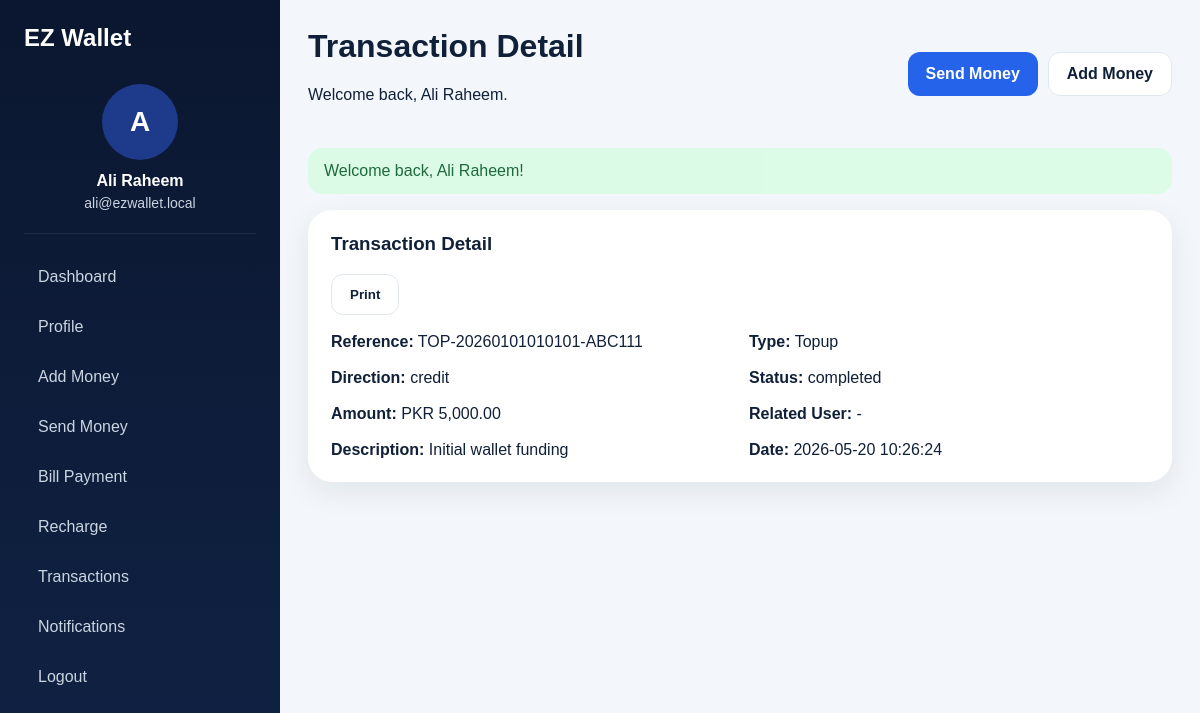
/public/index.php?route=transaction/detail&id=1 (signed in), run on the app's committed database.
### tables this page shows
CREATE TABLE wallets (id INT AUTO_INCREMENT PRIMARY KEY,user_id INT NOT NULL UNIQUE,balance DECIMAL(12,2) NOT NULL DEFAULT 0.00,created_at DATETIME NOT NULL,updated_at DATETIME NOT NULL,CONSTRAINT fk_wallet_user FOREIGN KEY (user_id) REFERENCES users(id) ON DELETE CASCADE);

CREATE TABLE users (id INT AUTO_INCREMENT PRIMARY KEY,name VARCHAR(120) NOT NULL,username VARCHAR(80) NOT NULL UNIQUE,email VARCHAR(150) NOT NULL UNIQUE,phone VARCHAR(30) NOT NULL,password_hash VARCHAR(255) NOT NULL,role ENUM('admin','user') NOT NULL DEFAULT 'user',status ENUM('active','inactive') NOT NULL DEFAULT 'active',avatar VARCHAR(255) NULL,created_at DATETIME NOT NULL,updated_at DATETIME NOT NULL);

CREATE TABLE transactions (id INT AUTO_INCREMENT PRIMARY KEY,reference_no VARCHAR(60) NOT NULL,user_id INT NOT NULL,related_user_id INT NULL,type ENUM('topup','transfer','bill_payment','recharge') NOT NULL,direction ENUM('credit','debit') NOT NULL,amount DECIMAL(12,2) NOT NULL,fee DECIMAL(12,2) NOT NULL DEFAULT 0.00,description VARCHAR(255) NULL,status ENUM('pending','completed','failed') NOT NULL DEFAULT 'completed',created_at DATETIME NOT NULL,INDEX idx_transaction_user (user_id),INDEX idx_reference (reference_no),CONSTRAINT fk_transaction_user FOREIGN KEY (user_id) REFERENCES users(id) ON DELETE CASCADE,CONSTRAINT fk_transaction_related_user FOREIGN KEY (related_user_id) REFERENCES users(id) ON DELETE SET NULL);

### controllers/BaseController.php (called while the page is built, shortened)
<?php
abstract class BaseController
{
    protected function view(string $view, array $data = [], string $layout = 'app'): void
    {
        extract($data);
        $layoutFile = __DIR__ . '/../views/layouts/' . $layout . '.php';
        require $layoutFile;
    }
}

### controllers/UserController.php (called while the page is built, shortened)
<?php
class UserController extends BaseController
{
    public function transactionDetail(): void
    {
        require_login(); $id=(int)($_GET['id'] ?? 0); $transaction=(new Transaction())->findByIdForUser($id,(int)auth_user()['id']); if (!$transaction) { flash('error','Transaction not found.'); redirect('index.php?route=transactions'); }
        $this->view('user/transaction_detail', ['title'=>'Transaction Detail','transaction'=>$transaction], 'dashboard');
    }
}

### public/index.php (called while the page is built, shortened)
<?php
require_once __DIR__ . '/../routes/web.php';
$route = $_GET['route'] ?? 'home';
[$controllerClass, $method] = $routes[$route];
$controller = new $controllerClass();
$controller->$method();

### models/BaseModel.php (called while the page is built, shortened)
<?php
abstract class BaseModel
{
    public function __construct()
    {
        $this->db = Database::getInstance();
    }
}

### config/database.php (called while the page is built)
<?php
class Database
{
    private static ?PDO $instance = null;
    public static function getInstance(): PDO
    {
        if (self::$instance === null) {
            $config = require __DIR__ . '/app.php';
            $db = $config['db'];
            $dsn = sprintf(
                'mysql:host=%s;port=%s;dbname=%s;charset=%s',
                $db['host'],
                $db['port'],
                $db['database'],
                $db['charset']
            );
            self::$instance = new PDO($dsn, $db['username'], $db['password'], [
                PDO::ATTR_ERRMODE => PDO::ERRMODE_EXCEPTION,
                PDO::ATTR_DEFAULT_FETCH_MODE => PDO::FETCH_ASSOC,
                PDO::ATTR_EMULATE_PREPARES => false,
            ]);
        }
        return self::$instance;
    }
}

### models/User.php (called while the page is built, shortened)
<?php
class User extends BaseModel
{
    public function findById(int $id): ?array
    {
        $stmt = $this->db->prepare("SELECT u.*, w.balance FROM users u LEFT JOIN wallets w ON w.user_id=u.id WHERE u.id=?");
        $stmt->execute([$id]);
        return $stmt->fetch() ?: null;
    }
}

### includes/auth.php (called while the page is built, shortened)
<?php
function auth_user(): ?array
{
    if (!empty($_SESSION['user_id'])) {
        return (new User())->findById((int)$_SESSION['user_id']);
    }
    return null;
}

### includes/helpers.php (called while the page is built, shortened)
<?php
function app_config(): array
{
    static $config = null;
    if ($config === null) {
        $config = require __DIR__ . '/../config/app.php';
    }
    return $config;
}
function base_url(string $path = ''): string
{
    $base = rtrim(app_config()['base_path'], '/');
    $path = ltrim($path, '/');
    return $base . ($path ? '/' . $path : '');
}
function e(?string $value): string
{
    return htmlspecialchars((string)$value, ENT_QUOTES, 'UTF-8');
}
function money(float $amount): string
{
    return app_config()['currency'] . ' ' . number_format($amount, 2);
}
function current_route(): string
{
    return $_GET['route'] ?? 'home';
}
function route_is(string $route): bool
{
    return current_route() === $route;
}

### config/app.php (called while the page is built)
<?php
return [
    'app_name' => 'EZ Wallet Secure Financial Transaction',
    'base_path' => '/ez_wallet_secure/public',
    'db' => [
        'host' => '127.0.0.1',
        'port' => '3306',
        'database' => 'ez_wallet_secure',
        'username' => 'root',
        'password' => '',
        'charset' => 'utf8mb4',
    ],
    'currency' => 'PKR',
    'upload_dir' => dirname(__DIR__) . '/uploads/avatars',
    'max_upload_size' => 2097152,
];

### models/Transaction.php (called while the page is built, shortened)
<?php
class Transaction extends BaseModel
{
    public function findByIdForUser(int $id, int $userId): ?array
    {
        $stmt=$this->db->prepare("SELECT t.*, u.name AS related_name, u.email AS related_email FROM transactions t LEFT JOIN users u ON u.id=t.related_user_id WHERE t.id=? AND t.user_id=?");
        $stmt->execute([$id,$userId]); return $stmt->fetch() ?: null;
    }
}

### views/user/transaction_detail.php (the view)
<div class="card print-card"><div class="card-head between"><h3>Transaction Detail</h3><button onclick="window.print()" class="btn btn-outline">Print</button></div><div class="detail-grid"><div><strong>Reference:</strong> <?= e($transaction['reference_no']) ?></div><div><strong>Type:</strong> <?= e(ucwords(str_replace('_', ' ', $transaction['type']))) ?></div><div><strong>Direction:</strong> <?= e($transaction['direction']) ?></div><div><strong>Status:</strong> <?= e($transaction['status']) ?></div><div><strong>Amount:</strong> <?= money((float)$transaction['amount']) ?></div><div><strong>Related User:</strong> <?= e($transaction['related_name'] ?? '-') ?></div><div><strong>Description:</strong> <?= e($transaction['description'] ?? '-') ?></div><div><strong>Date:</strong> <?= e($transaction['created_at']) ?></div></div></div>

### views/partials/sidebar.php
<?php $auth = auth_user(); ?><aside class="sidebar"><div class="sidebar-brand">EZ Wallet</div><div class="sidebar-user"><div class="avatar-circle"><?php if (!empty($auth['avatar'])): ?><img src="<?= base_url('../uploads/avatars/' . $auth['avatar']) ?>" alt="Avatar" class="avatar-img"><?php else: ?><span><?= strtoupper(substr($auth['name'], 0, 1)) ?></span><?php endif; ?></div><h4><?= e($auth['name']) ?></h4><p><?= e($auth['email']) ?></p></div><nav class="sidebar-nav"><a href="<?= base_url('index.php?route=dashboard') ?>" class="<?= route_is('dashboard') ? 'active' : '' ?>">Dashboard</a><a href="<?= base_url('index.php?route=profile') ?>" class="<?= route_is('profile') ? 'active' : '' ?>">Profile</a><a href="<?= base_url('index.php?route=wallet/add-money') ?>">Add Money</a><a href="<?= base_url('index.php?route=wallet/send-money') ?>">Send Money</a><a href="<?= base_url('index.php?route=wallet/bill-payment') ?>">Bill Payment</a><a href="<?= base_url('index.php?route=wallet/recharge') ?>">Recharge</a><a href="<?= base_url('index.php?route=transactions') ?>">Transactions</a><a href="<?= base_url('index.php?route=notifications') ?>">Notifications</a><a href="<?= base_url('index.php?route=logout') ?>">Logout</a></nav></aside>

### views/partials/dashboard_header.php
<?php $auth = auth_user(); ?><header class="dashboard-header"><div><h1><?= e($title ?? 'Dashboard') ?></h1><p>Welcome back, <?= e($auth['name']) ?>.</p></div><div class="header-actions"><?php if ($auth['role'] === 'user'): ?><a href="<?= base_url('index.php?route=wallet/send-money') ?>" class="btn btn-primary">Send Money</a><a href="<?= base_url('index.php?route=wallet/add-money') ?>" class="btn btn-outline">Add Money</a><?php else: ?><a href="<?= base_url('index.php?route=admin/reports') ?>" class="btn btn-primary">View Reports</a><?php endif; ?></div></header>

### assets/css/app.css (style rules this page uses)
:root { --bg:#07111f;--bg2:#0c1b31;--text:#102038;--muted:#64748b;--primary:#2563eb;--primary2:#1d4ed8;--success:#15803d;--danger:#dc2626;--border:#e2e8f0 }
* { box-sizing:border-box }
body { margin:0;font-family:Arial,Helvetica,sans-serif;color:var(--text);background:#f3f7fb }
a { text-decoration:none;color:var(--primary) }
h1,h2,h3,h4,p { margin-top:0 }
.between { justify-content:space-between }
.btn { display:inline-flex;align-items:center;justify-content:center;padding:12px 18px;border-radius:12px;border:none;cursor:pointer;font-weight:700 }
.btn-primary { background:var(--primary);color:#fff }
.btn-outline { background:#fff;border:1px solid var(--border);color:var(--text) }
.glass-card,.card,.info-card,.auth-card,.form-card,.stat-card { background:#fff;border:1px solid rgba(255,255,255,.4);border-radius:24px;box-shadow:0 10px 30px rgba(15,23,42,.08) }
.sidebar { background:linear-gradient(180deg,#0b1730,#102244);color:#fff;padding:24px;position:sticky;top:0;height:100vh }
.sidebar-brand { font-size:24px;font-weight:800;margin-bottom:20px }
.sidebar-user { text-align:center;padding:12px 0 22px;border-bottom:1px solid rgba(255,255,255,.08) }
.avatar-circle { width:76px;height:76px;border-radius:50%;background:#1e3a8a;display:grid;place-items:center;margin:0 auto 12px;font-size:28px;font-weight:800;overflow:hidden }
.sidebar-user h4 { margin:0 0 5px }
.sidebar-user p { margin:0;color:#cbd5e1;font-size:14px }
.sidebar-nav { display:grid;gap:8px;margin-top:22px }
.sidebar-nav a { color:#cbd5e1;padding:12px 14px;border-radius:14px }
.dashboard-header { display:flex;justify-content:space-between;align-items:center;padding:28px 28px 0;gap:16px }
.header-actions { display:flex;gap:10px;flex-wrap:wrap }
.card { padding:22px }
.card-head { margin-bottom:18px }
.detail-grid { display:grid;grid-template-columns:repeat(2,1fr);gap:18px }

### data on the page
wallets: user.name "A", user.name "Ali Raheem", user.email "ali@ezwallet.local"
transactions: reference_no "TOP-20260101010101-ABC111", type "Topup", direction "credit", status "completed", amount "PKR 5,000.00", description "Initial wallet funding", created_at "2026-05-20 10:26:24"

### other printed values
$title "Transaction Detail"
$flash['message'] "Welcome back, Ali Raheem!"
$transaction['related_name'] "-"
